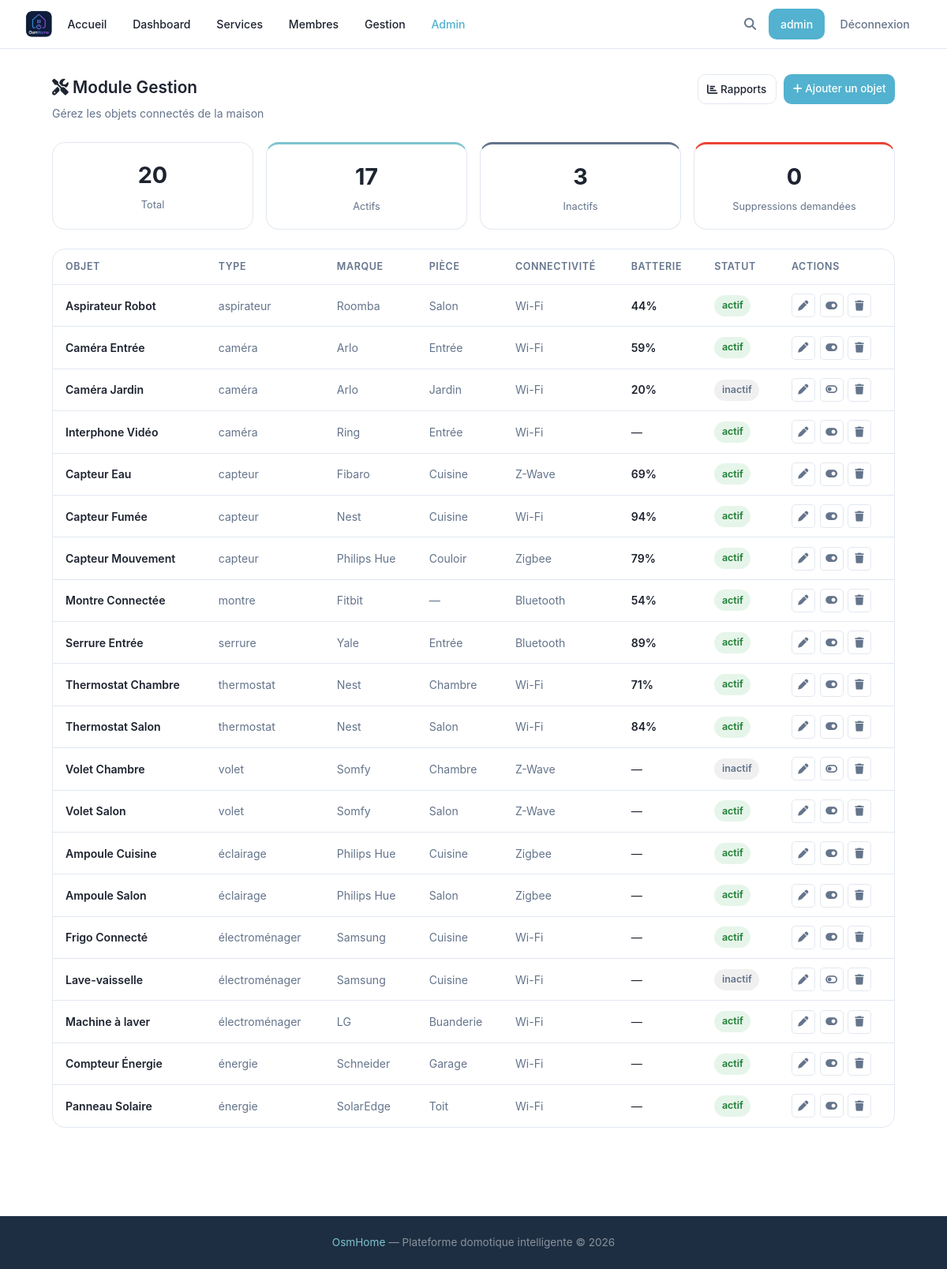
Page /gestion (signed in) on the committed database.
### tables this page shows
CREATE TABLE devices (
            id INTEGER PRIMARY KEY AUTOINCREMENT,
            name TEXT,
            description TEXT,
            type TEXT,
            brand TEXT,
            status TEXT DEFAULT 'actif',
            connectivity TEXT,
            battery INTEGER,
            room TEXT
        , deletion_requested INTEGER DEFAULT 0, config TEXT);

### main.py (the view)
@app.route('/gestion')
def gestion():
    r = _require_gestion()
    if r: return r
    devices = utils.getDevicesForGestion()
    stats   = utils.getGestionStats()
    return flask.render_template('gestion.html', user=flask.session.get('username'),
                                 devices=devices, stats=stats)

### main.py (called while the page is built)
@app.context_processor
def inject_types():
    try:
        types = utils.getTypes()
    except Exception:
        types = []
    is_admin = False
    user_level = None
    if flask.session.get('username'):
        u = utils.getUser(flask.session['username'])
        is_admin = bool(u and u['role'] == 'admin')
        user_level = u['level'] if u else None
    return {'types': types, 'is_admin': is_admin, 'user_level': user_level}

def _require_gestion():
    if 'username' not in flask.session:
        return flask.redirect('/login')
    u = utils.getUser(flask.session['username'])
    if not u or u['level'] not in ('avance', 'expert'):
        flask.abort(403)
    return None

### utils.py (called while the page is built)
def openDB() -> sqlite3.Connection:
    if 'db' not in flask.g:
        flask.g.db = sqlite3.connect(BASE)
        flask.g.db.row_factory = sqlite3.Row
    return flask.g.db

def closeDB(_ = None):
    db = flask.g.pop("db", None)
    if db is not None:
        db.close()

def getUser(username: str):
    db = openDB()
    return db.execute(
        'SELECT * FROM users WHERE username = ?',
        (username,)
    ).fetchone()

def getTypes() -> list:
    db = openDB()
    rows = db.execute('SELECT DISTINCT type FROM devices ORDER BY type').fetchall()
    return [row['type'] for row in rows]

def getDevicesForGestion():
    db = openDB()
    return db.execute('SELECT * FROM devices ORDER BY type, name').fetchall()

def getGestionStats():
    db = openDB()
    devices = db.execute('SELECT * FROM devices').fetchall()
    total = len(devices)
    active = sum(1 for d in devices if d['status'] == 'actif')
    pending_delete = sum(1 for d in devices if d['deletion_requested'])
    low_battery = [d for d in devices if d['battery'] is not None and d['battery'] < 20]
    by_type = {}
    for d in devices:
        t = d['type']
        if t not in by_type:
            by_type[t] = {'total': 0, 'active': 0}
        by_type[t]['total'] += 1
        if d['status'] == 'actif':
            by_type[t]['active'] += 1
    return {
        'total': total, 'active': active, 'inactive': total - active,
        'pending_delete': pending_delete, 'low_battery': low_battery, 'by_type': by_type,
    }

### templates/gestion.html (shortened to what this page needs)
{% extends 'base.html' %}
{% block extra_css %}<link rel="stylesheet" href="{{ url_for('static', filename='css/gestion.css') }}">{% endblock %}
{% block content %}
<div class="gestion-page">
    <div class="gestion-header">
        <div>
            <h2><i class="fa-solid fa-screwdriver-wrench"></i> Module Gestion</h2>
            <p>Gérez les objets connectés de la maison</p>
        </div>
        <div class="gestion-header-actions">
            {% if user_level == 'expert' %}
            <a href="/gestion/reports" class="btn btn-outline btn-sm">
                <i class="fa-solid fa-chart-bar"></i> Rapports
            </a>
            <a href="/gestion/device/add" class="btn btn-primary btn-sm">
                <i class="fa-solid fa-plus"></i> Ajouter un objet
            </a>
            {% endif %}
        </div>
    </div>
    <div class="gestion-stats">
        <div class="gestion-stat">
            <div class="gestion-stat-value">{{ stats.total }}</div>
            <div class="gestion-stat-label">Total</div>
        </div>
        <div class="gestion-stat gestion-stat--active">
            <div class="gestion-stat-value">{{ stats.active }}</div>
            <div class="gestion-stat-label">Actifs</div>
        </div>
        <div class="gestion-stat gestion-stat--inactive">
            <div class="gestion-stat-value">{{ stats.inactive }}</div>
            <div class="gestion-stat-label">Inactifs</div>
        </div>
        <div class="gestion-stat gestion-stat--pending">
            <div class="gestion-stat-value">{{ stats.pending_delete }}</div>
            <div class="gestion-stat-label">Suppressions demandées</div>
        </div>
    </div>
    <div class="gestion-table-wrap">
        <table class="gestion-table">
            <thead>
                <tr>
                    <th>Objet</th>
                    <th>Type</th>
                    <th>Marque</th>
                    <th>Pièce</th>
                    <th>Connectivité</th>
                    <th>Batterie</th>
                    <th>Statut</th>
                    <th>Actions</th>
                </tr>
            </thead>
            <tbody>
                {% for d in devices %}
                <tr class="{{ 'row-pending-delete' if d['deletion_requested'] }}" data-id="{{ d['id'] }}">
                    <td>
                        <a href="/device/{{ d['id'] }}" class="gestion-device-name">{{ d['name'] }}</a>
                    </td>
                    <td class="text-muted">{{ d['type'] }}</td>
                    <td class="text-muted">{{ d['brand'] or '—' }}</td>
                    <td class="text-muted">{{ d['room'] or '—' }}</td>
                    <td class="text-muted">{{ d['connectivity'] or '—' }}</td>
                    <td>
                        {% if d['battery'] is not none %}
                        <span class="battery-val {{ 'battery-low' if d['battery'] < 20 }}">
                            {{ d['battery'] }}%
                        </span>
                        {% else %}—{% endif %}
                    </td>
                    <td>
                        <span class="status-toggle {{ 'status-active' if d['status'] == 'actif' else 'status-inactive' }}"
                              id="status-{{ d['id'] }}">
                            {{ d['status'] }}
                        </span>
                    </td>
                    <td class="gestion-actions">
                        {% if user_level == 'expert' %}
                        <a href="/gestion/device/{{ d['id'] }}/edit" class="btn-action btn-action--edit" title="Modifier">
                            <i class="fa-solid fa-pen"></i>
                        </a>
                        {% else %}
                        <span class="btn-action btn-action--locked" title="Niveau Expert requis (30 pts)">
                            <i class="fa-solid fa-lock"></i>
                        </span>
                        {% endif %}
                        <button class="btn-action btn-action--toggle" data-id="{{ d['id'] }}"
                                data-status="{{ d['status'] }}" title="Activer / Désactiver">
                            {% if d['status'] == 'actif' %}
                            <i class="fa-solid fa-toggle-on"></i>
                            {% else %}
                            <i class="fa-solid fa-toggle-off"></i>
                            {% endif %}
                        </button>
                        <button class="btn-action {{ 'btn-action--cancel-del' if d['deletion_requested'] else 'btn-action--delete' }}"
                                data-id="{{ d['id'] }}" data-requested="{{ '1' if d['deletion_requested'] else '0' }}"
                                title="{{ 'Annuler la demande' if d['deletion_requested'] else 'Demander suppression' }}">
                            {% if d['deletion_requested'] %}
                            <i class="fa-solid fa-rotate-left"></i>
                            {% else %}
                            <i class="fa-solid fa-trash"></i>
                            {% endif %}
                        </button>
                    </td>
                </tr>
                {% endfor %}
            </tbody>
        </table>
    </div>
</div>
{% endblock %}

### static/css/style.css (style rules this page uses)
:root { --bg: #ffffff; --surface: #ffffff; --dark: #1e2330; --dark-2: #1c2131; --primary: #52B2CF; --primary-hover: #3d9ebc; --primary-light: rgba(82, 178, 207, 0.12); --accent-2: #7EC4CF; --accent-pink: #D4AFB9; --accent-lavender: #D1CFE2; --accent-powder: #9CADCE; --muted: #64748b; --white: #ffffff; --border: #e2e8f0; --shadow: 0 1px 3px rgba(0,0,0,.07), 0 2px 8px rgba(0,0,0,.04); --shadow-md: 0 4px 14px rgba(0,0,0,.09), 0 2px 6px rgba(0,0,0,.05); --radius: 10px; --radius-sm: 5px; --radius-lg: 16px; --danger: #ea4335; }
* { margin: 0; padding: 0; box-sizing: border-box; }
html { min-height: 100%; scroll-behavior: smooth; }
body { min-height: 100vh; display: flex; flex-direction: column; font-family: 'Google Sans', 'Inter', system-ui, -apple-system, BlinkMacSystemFont, 'Segoe UI', Roboto, sans-serif; background: var(--bg); color: var(--dark); line-height: 1.65; }
a { color: inherit; text-decoration: none; }
h1, h2, h3, h4, h5 { color: var(--dark); margin-bottom: 0.5rem; font-weight: 600; }
p { color: var(--muted); margin-bottom: 1rem; }
button, .btn { border: none; cursor: pointer; border-radius: var(--radius); padding: 0.6rem 1rem; font-weight: 500; font-size: 0.9rem; font-family: inherit; transition: background 0.2s, box-shadow 0.2s, transform 0.15s; }
.btn-primary { background: var(--primary); color: var(--white); }
.btn-outline { background: var(--surface); color: var(--dark); border: 1px solid var(--border); }
.btn-sm { padding: 0.42rem 0.72rem; font-size: 0.84rem; }
.text-muted { color: var(--muted) !important; }
.status-active { background: rgba(52,168,83,0.12); color: #1e7e34; }
.status-inactive { background: rgba(0,0,0,0.06); color: var(--muted); }

### static/css/gestion.css (style rules this page uses)
.gestion-page { max-width: 1100px; margin: 2rem auto 4rem; padding: 0 1rem; }
.gestion-header { display: flex; justify-content: space-between; align-items: flex-start; gap: 1rem; flex-wrap: wrap; margin-bottom: 1.5rem; }
.gestion-header h2 { font-size: 1.3rem; margin-bottom: 0.25rem; }
.gestion-header p { color: var(--muted); font-size: 0.88rem; margin: 0; }
.gestion-header-actions { display: flex; gap: 0.6rem; flex-wrap: wrap; }
.gestion-stats { display: grid; grid-template-columns: repeat(4, 1fr); gap: 1rem; margin-bottom: 1.5rem; }
.gestion-stat { background: var(--surface); border: 1px solid var(--border); border-radius: var(--radius-lg); padding: 1.1rem 1.25rem; text-align: center; }
.gestion-stat-value { font-size: 1.8rem; font-weight: 700; color: var(--dark); }
.gestion-stat-label { font-size: 0.8rem; color: var(--muted); margin-top: 0.2rem; }
.gestion-stat--active { border-top: 3px solid var(--accent-2); }
.gestion-stat--inactive { border-top: 3px solid var(--muted); }
.gestion-stat--pending { border-top: 3px solid var(--danger); }
.gestion-table-wrap { overflow-x: auto; border: 1px solid var(--border); border-radius: var(--radius-lg); background: var(--surface); }
.gestion-table { width: 100%; border-collapse: collapse; font-size: 0.88rem; }
.gestion-table thead th { text-align: left; padding: 0.75rem 1rem; font-size: 0.78rem; font-weight: 600; text-transform: uppercase; letter-spacing: 0.05em; color: var(--muted); border-bottom: 1px solid var(--border); white-space: nowrap; }
.gestion-table tbody tr { border-bottom: 1px solid var(--border); transition: background 0.12s; }
.gestion-table tbody tr:last-child { border-bottom: none; }
.gestion-table td { padding: 0.7rem 1rem; vertical-align: middle; }
.gestion-device-name { font-weight: 600; color: var(--dark); }
.battery-val { font-weight: 600; }
.status-toggle { display: inline-block; padding: 0.2rem 0.6rem; border-radius: 999px; font-size: 0.78rem; font-weight: 600; }
.gestion-actions { display: flex; gap: 0.35rem; align-items: center; }
.btn-action { width: 30px; height: 30px; border-radius: var(--radius-sm); border: 1px solid var(--border); background: var(--surface); cursor: pointer; display: inline-flex; align-items: center; justify-content: center; font-size: 0.82rem; transition: background 0.15s, color 0.15s; color: var(--muted); padding: 0; }

### rows in the picture
devices: name "Aspirateur Robot", type "aspirateur", brand "Roomba", room "Salon", connectivity "Wi-Fi", battery "44", status "actif", deletion_requested 0 (drawn)
devices: name "Caméra Entrée", type "caméra", brand "Arlo", room "Entrée", connectivity "Wi-Fi", battery "59", status "actif", deletion_requested 0 (drawn)
devices: name "Caméra Jardin", type "caméra", brand "Arlo", room "Jardin", connectivity "Wi-Fi", battery "20", status "inactif", deletion_requested 0 (drawn)
devices: name "Interphone Vidéo", type "caméra", brand "Ring", room "Entrée", connectivity "Wi-Fi", status "actif", deletion_requested 0 (drawn)
devices: name "Capteur Eau", type "capteur", brand "Fibaro", room "Cuisine", connectivity "Z-Wave", battery "69", status "actif", deletion_requested 0 (drawn)
devices: name "Capteur Fumée", type "capteur", brand "Nest", room "Cuisine", connectivity "Wi-Fi", battery "94", status "actif", deletion_requested 0 (drawn)
devices: name "Capteur Mouvement", type "capteur", brand "Philips Hue", room "Couloir", connectivity "Zigbee", battery "79", status "actif", deletion_requested 0 (drawn)
devices: name "Montre Connectée", type "montre", brand "Fitbit", d "—", connectivity "Bluetooth", battery "54", status "actif", deletion_requested 0 (drawn)
devices: name "Serrure Entrée", type "serrure", brand "Yale", room "Entrée", connectivity "Bluetooth", battery "89", status "actif", deletion_requested 0 (drawn)
devices: name "Thermostat Chambre", type "thermostat", brand "Nest", room "Chambre", connectivity "Wi-Fi", battery "71", status "actif", deletion_requested 0 (drawn)
devices: name "Thermostat Salon", type "thermostat", brand "Nest", room "Salon", connectivity "Wi-Fi", battery "84", status "actif", deletion_requested 0 (drawn)
devices: name "Volet Chambre", type "volet", brand "Somfy", room "Chambre", connectivity "Z-Wave", status "inactif", deletion_requested 0 (drawn)
devices: name "Volet Salon", type "volet", brand "Somfy", room "Salon", connectivity "Z-Wave", status "actif", deletion_requested 0 (drawn)
devices: name "Ampoule Cuisine", type "éclairage", brand "Philips Hue", room "Cuisine", connectivity "Zigbee", status "actif", deletion_requested 0 (drawn)
devices: name "Ampoule Salon", type "éclairage", brand "Philips Hue", room "Salon", connectivity "Zigbee", status "actif", deletion_requested 0 (drawn)
devices: name "Frigo Connecté", type "électroménager", brand "Samsung", room "Cuisine", connectivity "Wi-Fi", status "actif", deletion_requested 0 (drawn)
devices: name "Lave-vaisselle", type "électroménager", brand "Samsung", room "Cuisine", connectivity "Wi-Fi", status "inactif", deletion_requested 0 (drawn)
devices: name "Machine à laver", type "électroménager", brand "LG", room "Buanderie", connectivity "Wi-Fi", status "actif", deletion_requested 0 (drawn)
devices: name "Compteur Énergie", type "énergie", brand "Schneider", room "Garage", connectivity "Wi-Fi", status "actif", deletion_requested 0 (drawn)
devices: name "Panneau Solaire", type "énergie", brand "SolarEdge", room "Toit", connectivity "Wi-Fi", status "actif", deletion_requested 0 (drawn)

### other values in the picture
{{ user }} "admin"
{{ stats.total }} "20"
{{ stats.active }} "17"
{{ stats.inactive }} "3"
{{ stats.pending_delete }} "0"
